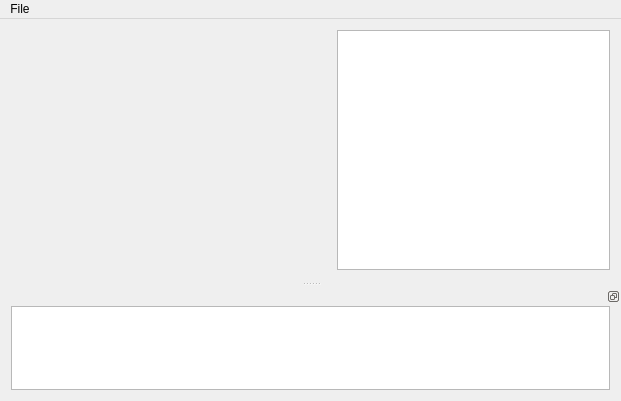
<?xml version="1.0" encoding="UTF-8"?>
<ui version="4.0">
 <class>MainWindow</class>
 <widget class="QMainWindow" name="MainWindow">
  <property name="geometry">
   <rect>
    <x>0</x>
    <y>0</y>
    <width>621</width>
    <height>401</height>
   </rect>
  </property>
  <property name="windowTitle">
   <string>MainWindow</string>
  </property>
  <widget class="QWidget" name="centralWidget">
   <layout class="QHBoxLayout" name="horizontalLayout">
    <item>
     <layout class="QVBoxLayout" name="verticalLayout">
      <item>
       <widget class="DepthViewer" name="viewer" native="true">
        <property name="minimumSize">
         <size>
          <width>320</width>
          <height>240</height>
         </size>
        </property>
        <property name="maximumSize">
         <size>
          <width>320</width>
          <height>240</height>
         </size>
        </property>
       </widget>
      </item>
      <item>
       <spacer name="verticalSpacer">
        <property name="orientation">
         <enum>Qt::Vertical</enum>
        </property>
        <property name="sizeHint" stdset="0">
         <size>
          <width>20</width>
          <height>40</height>
         </size>
        </property>
       </spacer>
      </item>
     </layout>
    </item>
    <item>
     <widget class="QListWidget" name="listDataSetFiles"/>
    </item>
   </layout>
  </widget>
  <widget class="QMenuBar" name="menuBar">
   <property name="geometry">
    <rect>
     <x>0</x>
     <y>0</y>
     <width>621</width>
     <height>25</height>
    </rect>
   </property>
   <widget class="QMenu" name="menuFile">
    <property name="title">
     <string>File</string>
    </property>
    <addaction name="actionOpen_DataSet"/>
   </widget>
   <addaction name="menuFile"/>
  </widget>
  <widget class="QDockWidget" name="dockWidget">
   <property name="sizePolicy">
    <sizepolicy hsizetype="Preferred" vsizetype="Preferred">
     <horstretch>0</horstretch>
     <verstretch>0</verstretch>
    </sizepolicy>
   </property>
   <property name="minimumSize">
    <size>
     <width>96</width>
     <height>50</height>
    </size>
   </property>
   <property name="maximumSize">
    <size>
     <width>524287</width>
     <height>524287</height>
    </size>
   </property>
   <property name="features">
    <set>QDockWidget::DockWidgetFloatable|QDockWidget::DockWidgetMovable</set>
   </property>
   <property name="allowedAreas">
    <set>Qt::BottomDockWidgetArea</set>
   </property>
   <attribute name="dockWidgetArea">
    <number>8</number>
   </attribute>
   <widget class="QWidget" name="dockWidgetContents">
    <property name="sizePolicy">
     <sizepolicy hsizetype="Preferred" vsizetype="Preferred">
      <horstretch>0</horstretch>
      <verstretch>0</verstretch>
     </sizepolicy>
    </property>
    <property name="minimumSize">
     <size>
      <width>0</width>
      <height>50</height>
     </size>
    </property>
    <layout class="QHBoxLayout" name="horizontalLayout_2">
     <property name="topMargin">
      <number>0</number>
     </property>
     <item>
      <widget class="QTextEdit" name="txtConsole">
       <property name="sizePolicy">
        <sizepolicy hsizetype="Preferred" vsizetype="Preferred">
         <horstretch>0</horstretch>
         <verstretch>0</verstretch>
        </sizepolicy>
       </property>
       <property name="minimumSize">
        <size>
         <width>0</width>
         <height>50</height>
        </size>
       </property>
      </widget>
     </item>
    </layout>
   </widget>
  </widget>
  <action name="actionOpen_DataSet">
   <property name="text">
    <string>Open DataSet...</string>
   </property>
  </action>
 </widget>
 <layoutdefault spacing="6" margin="11"/>
 <customwidgets>
  <customwidget>
   <class>DepthViewer</class>
   <extends>QWidget</extends>
   <header>depthviewer.h</header>
   <container>1</container>
  </customwidget>
 </customwidgets>
 <resources/>
 <connections/>
</ui>
